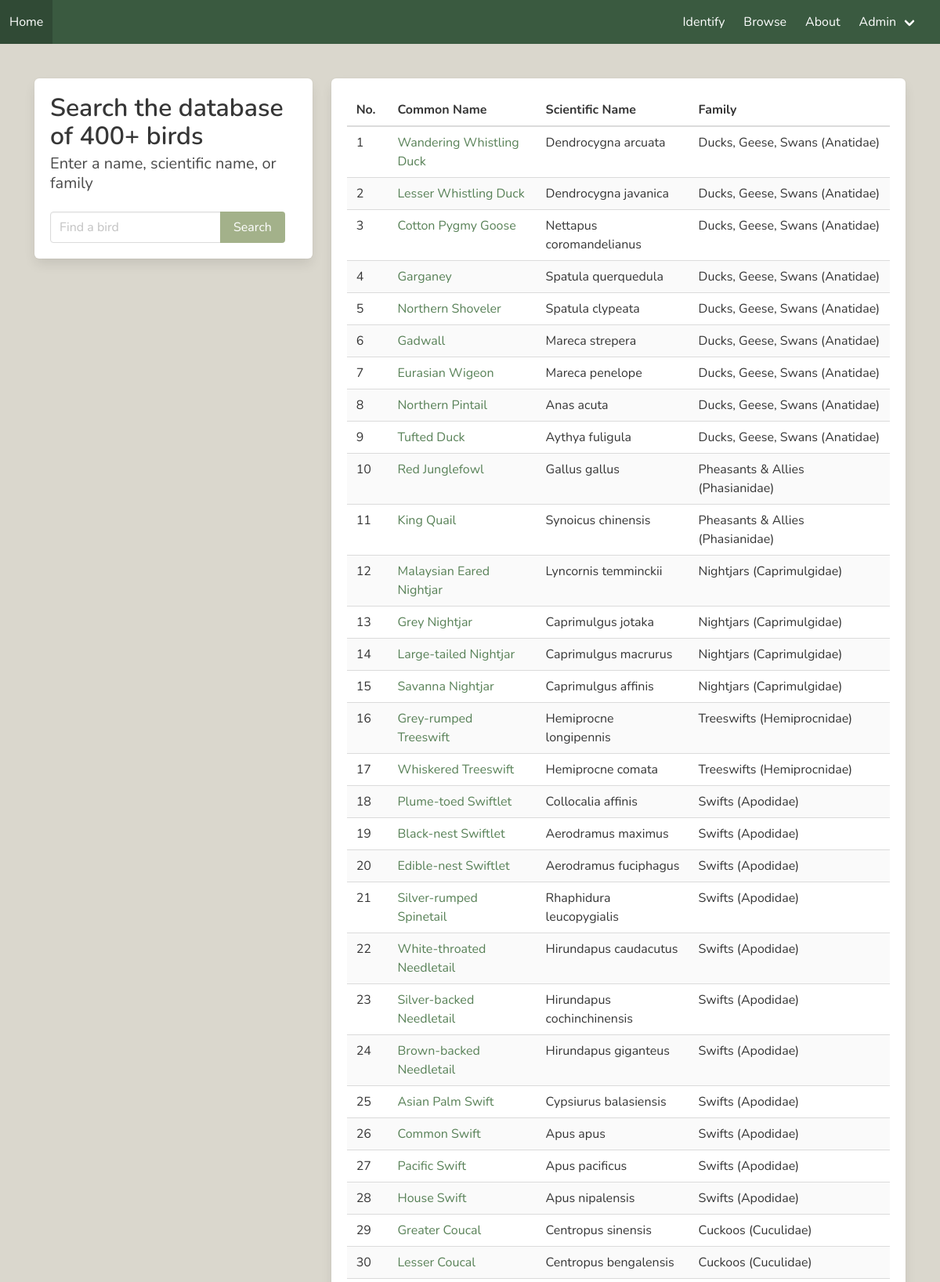
Screenshot of /browse (upper part) with the database file from the repository.
### tables this page shows
CREATE TABLE "Birds" (
	"Family"	TEXT NOT NULL,
	"Num"	INTEGER NOT NULL,
	"EngName"	TEXT NOT NULL,
	"SciName"	TEXT NOT NULL,
	"MalName"	TEXT,
	"ChName"	TEXT,
	"RarityStatus"	TEXT,
	"LocalStatus"	TEXT,
	"Identification"	TEXT,
	"Habitat"	TEXT,
	"Behaviour"	TEXT,
	"MinSize"	REAL,
	"MaxSize"	REAL,
	"Place"	TEXT,
	"Colour"	TEXT,
	"Action"	TEXT,
	PRIMARY KEY("Num" AUTOINCREMENT)
);

### browse.py (the view)
@browse_bp.route("")
def browse():
    cur = get_db().cursor()
    if request.args.get("query"):
        q = "%" + request.args.get("query") + "%"
        cur.execute("SELECT Num, EngName, SciName, Family FROM Birds WHERE EngName LIKE ? OR SciName LIKE ? OR Family LIKE ?",(q,q,q))
    else:
        cur.execute("SELECT Num, EngName, SciName, Family FROM Birds")
    allbirds = cur.fetchall()
    return render_template("browse_birds.html", allbirds=allbirds)

### browse.py (called while the page is built)
def get_db():
    db = getattr(g, '_database', None)
    if db is None:
        db = g._database = sqlite3.connect(DATABASE)
    return db

@browse_bp.teardown_request
def close_connection(exception):
    db = getattr(g, '_database', None)
    if db is not None:
        db.close()

### templates/browse/browse_birds.html (shortened to what this page needs)
{% extends 'base.html' %}
{% block content %}
    <div class="columns" style="margin: 2em;">
        <div class="column is-one-third">
            <div class="box">
                <p class="title">Search the database of 400+ birds</p>
                <p class="subtitle">Enter a name, scientific name, or family</p>
                <form action="{{ url_for('browse_bp.browse') }}">
                    <div class="field has-addons">
                        <div class="control">
                            <input class="input" type="text" name="query" placeholder="Find a bird">
                        </div>
                        <div class="control">
                            <button class="button is-info" type="submit">
                                Search
                            </button>
                        </div>
                    </div>
                </form>
            </div>
        </div>
        <div class="column">
            <div class="box">
                {% if allbirds %}
                    <table class="table is-striped" style="margin: auto;">
                        <thead>
                            <th>No.</th>
                            <th>Common Name</th>
                            <th>Scientific Name</th>
                            <th>Family</th>
                        </thead>
                        <tbody>
                            {% for bird in allbirds %}
                            <tr>
                                <td>{{ bird[0] }}</td>
                                <td><a href="/bird/{{bird[0]}}">{{ bird[1] }}</a></td>
                                <td>{{ bird[2] }}</td>
                                <td>{{ bird[3] }}</td>
                            </tr>
                            {% endfor %}
                        </tbody>
                    </table>
                {% else %}
                    <p class="title">No birds found</p>
                {% endif %}
            </div>
        </div>
    </div>
{% endblock %}

### templates/base.html (shortened to what this page needs)
<!DOCTYPE html>
<html>
	<head>
		{% block head %}
			<link rel="stylesheet" href="{{ url_for('static', filename='stylesheets/styles.css') }}">
		{% endblock %}
	</head>
	<body>
		<nav class="navbar is-primary" role="navigation" aria-label="main navigation" style="height: 3.5em;">
			<div class="navbar-brand">
				<a class="navbar-item" href="{{ url_for('general_bp.welcome') }}">Home</a>
		    </div>
			<div class="navbar-menu">
				<div class="navbar-end">
					<a class="navbar-item" href="{{ url_for('id_bp.identify_get') }}">Identify</a>
					<a class="navbar-item" href="{{ url_for('browse_bp.browse') }}">Browse</a>
					<a class="navbar-item" href="{{ url_for('general_bp.about') }}">About</a>
					<div class="navbar-item has-dropdown is-hoverable" style="margin-right: 1em;">
						<a class="navbar-link">
						  Admin
						</a>
					</div>
				</div>
			</div>
        </nav>
		{% block content %}{% endblock %}
	</body>
</html>

### rows the page displays
Birds: Num "1", EngName "Wandering Whistling Duck", SciName "Dendrocygna arcuata", Family "Ducks, Geese, Swans (Anatidae)"
Birds: Num "2", EngName "Lesser Whistling Duck", SciName "Dendrocygna javanica", Family "Ducks, Geese, Swans (Anatidae)"
Birds: Num "3", EngName "Cotton Pygmy Goose", SciName "Nettapus coromandelianus", Family "Ducks, Geese, Swans (Anatidae)"
Birds: Num "4", EngName "Garganey", SciName "Spatula querquedula", Family "Ducks, Geese, Swans (Anatidae)"
Birds: Num "5", EngName "Northern Shoveler", SciName "Spatula clypeata", Family "Ducks, Geese, Swans (Anatidae)"
Birds: Num "6", EngName "Gadwall", SciName "Mareca strepera", Family "Ducks, Geese, Swans (Anatidae)"
Birds: Num "7", EngName "Eurasian Wigeon", SciName "Mareca penelope", Family "Ducks, Geese, Swans (Anatidae)"
Birds: Num "8", EngName "Northern Pintail", SciName "Anas acuta", Family "Ducks, Geese, Swans (Anatidae)"
Birds: Num "9", EngName "Tufted Duck", SciName "Aythya fuligula", Family "Ducks, Geese, Swans (Anatidae)"
Birds: Num "10", EngName "Red Junglefowl", SciName "Gallus gallus", Family "Pheasants & Allies (Phasianidae)"
Birds: Num "11", EngName "King Quail", SciName "Synoicus chinensis", Family "Pheasants & Allies (Phasianidae)"
Birds: Num "12", EngName "Malaysian Eared Nightjar", SciName "Lyncornis temminckii", Family "Nightjars (Caprimulgidae)"
Birds: Num "13", EngName "Grey Nightjar", SciName "Caprimulgus jotaka", Family "Nightjars (Caprimulgidae)"
Birds: Num "14", EngName "Large-tailed Nightjar", SciName "Caprimulgus macrurus", Family "Nightjars (Caprimulgidae)"
Birds: Num "15", EngName "Savanna Nightjar", SciName "Caprimulgus affinis", Family "Nightjars (Caprimulgidae)"
Birds: Num "16", EngName "Grey-rumped Treeswift", SciName "Hemiprocne longipennis", Family "Treeswifts (Hemiprocnidae)"
Birds: Num "17", EngName "Whiskered Treeswift", SciName "Hemiprocne comata", Family "Treeswifts (Hemiprocnidae)"
Birds: Num "18", EngName "Plume-toed Swiftlet", SciName "Collocalia affinis", Family "Swifts (Apodidae)"
Birds: Num "19", EngName "Black-nest Swiftlet", SciName "Aerodramus maximus", Family "Swifts (Apodidae)"
Birds: Num "20", EngName "Edible-nest Swiftlet", SciName "Aerodramus fuciphagus", Family "Swifts (Apodidae)"
Birds: Num "21", EngName "Silver-rumped Spinetail", SciName "Rhaphidura leucopygialis", Family "Swifts (Apodidae)"
Birds: Num "22", EngName "White-throated Needletail", SciName "Hirundapus caudacutus", Family "Swifts (Apodidae)"
Birds: Num "23", EngName "Silver-backed Needletail", SciName "Hirundapus cochinchinensis", Family "Swifts (Apodidae)"
Birds: Num "24", EngName "Brown-backed Needletail", SciName "Hirundapus giganteus", Family "Swifts (Apodidae)"
Birds: Num "25", EngName "Asian Palm Swift", SciName "Cypsiurus balasiensis", Family "Swifts (Apodidae)"
Birds: Num "26", EngName "Common Swift", SciName "Apus apus", Family "Swifts (Apodidae)"
Birds: Num "27", EngName "Pacific Swift", SciName "Apus pacificus", Family "Swifts (Apodidae)"
Birds: Num "28", EngName "House Swift", SciName "Apus nipalensis", Family "Swifts (Apodidae)"
Birds: Num "29", EngName "Greater Coucal", SciName "Centropus sinensis", Family "Cuckoos (Cuculidae)"
Birds: Num "30", EngName "Lesser Coucal", SciName "Centropus bengalensis", Family "Cuckoos (Cuculidae)"
